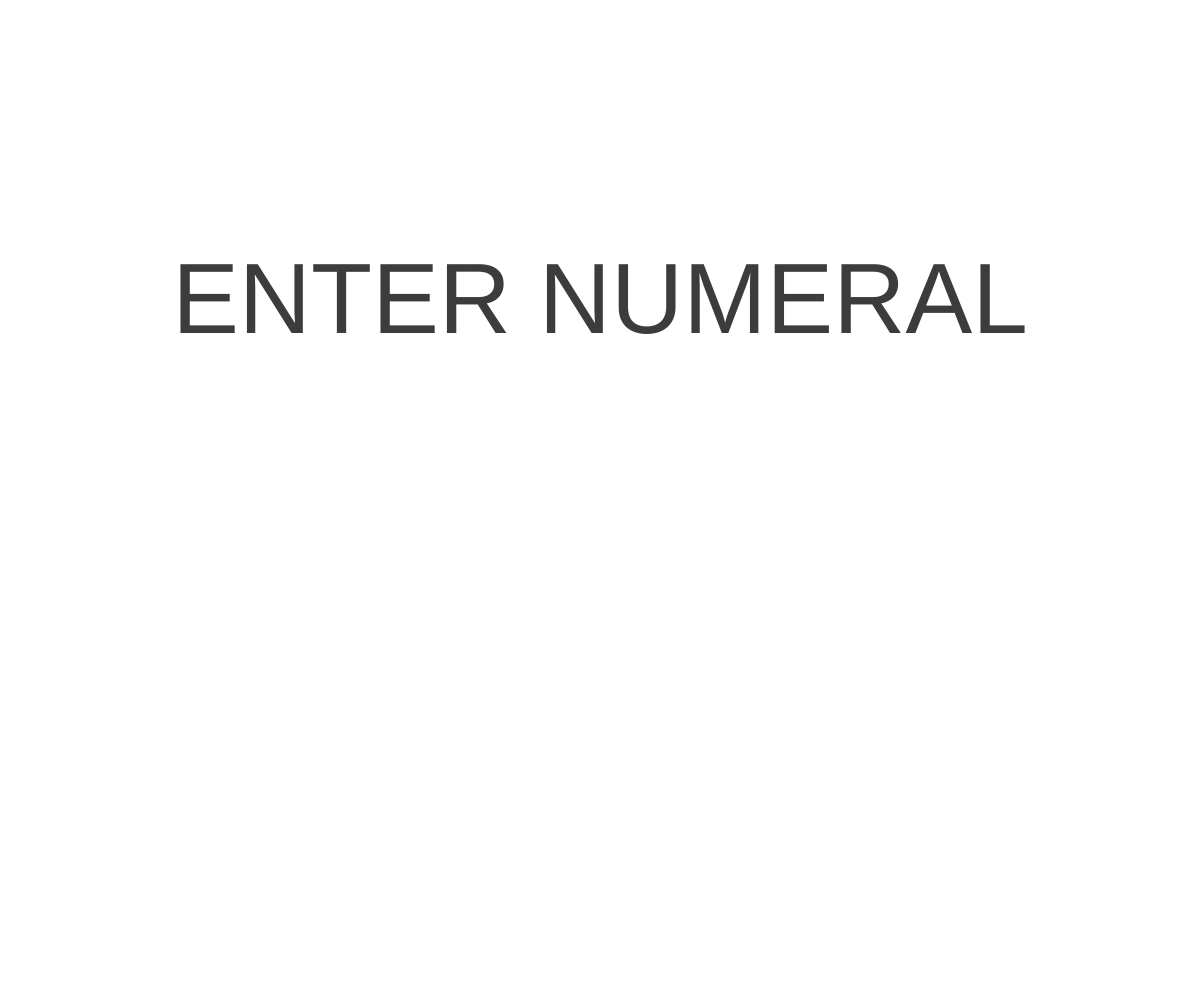
Frame 1 (no input)
Frame 60 (no input): identical to frame 1, image omitted
Frame 120 (the mouse pressed at the canvas centre since frame 60): identical to frame 1, image omitted

The p5.js sketch that drew this single still picture (run headless with seeded random() and noise() and a simulated clock; from frame 60 on, the mouse is pressed at the canvas centre):

// p5.js sketch
// ── sketch.js
const letterAt = [['I', 'V', 'X', 'L', 'C', 'D', 'M'], [1, 5, 10, 50, 100, 500, 1000], [true, false, true, false, true, false, false]]
function setup(){
  createCanvas(windowWidth, windowHeight)
  textSize(100)
  fill(60)
  textAlign(CENTER)
  input = ''
  output = ''
}
function draw(){
  background(255)
  if(!input){
    text("ENTER NUMERAL", width/2, height/3)
  }else{
  text(input, width/2, height/3)
  }
    text(output, width/2, height/2)
  }
function convert(inp){
  input = inp
  let inputCon = []
  let termAr = []
  output = 0
  if(input.length<1){
    output = ''
  } else{
    for(let i = 0; i<input.length; i++){
      inputCon[i] = [letterAt[1][letterAt[0].indexOf(input[i])], letterAt[2][letterAt[0].indexOf(input[i])]]
    }
    for(let i = 0; i<input.length; i++){
      if(i>0&&inputCon[i-1][0]<inputCon[i][0]&&inputCon[i-1][1]){
        output+=inputCon[i][0]-inputCon[i-1][0]*2
        termAr.pop()
        termAr.push(inputCon[i][0]-inputCon[i-1][0])
        if(inputCon[i+1]<inputCon[i]){
          output = 'ERROR3'
          break
        }


      } else{
        output+=inputCon[i][0]
        termAr.push(inputCon[i][0])
    }
    }
  }
  for(let i = 0; i<termAr.length; i++){
    if (termAr[i]>termAr[i-1]){
      output = 'ERROR2'
    }
  }
  console.log(termAr)
  return output
}
function keyPressed(){
  if(key=="Backspace"){
    input = input.slice(0, -1)
    convert(input)
  } else if(letterAt[0].includes(key.toUpperCase())){
    input=input+key.toUpperCase()
    convert(input)
}
}
